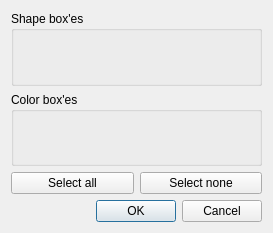
<?xml version="1.0" encoding="UTF-8"?>
<ui version="4.0">
 <class>Dialog</class>
 <widget class="QDialog" name="Dialog">
  <property name="geometry">
   <rect>
    <x>0</x>
    <y>0</y>
    <width>273</width>
    <height>233</height>
   </rect>
  </property>
  <property name="windowTitle">
   <string>Dialog</string>
  </property>
  <layout class="QVBoxLayout" name="verticalLayout_3">
   <item>
    <widget class="QGroupBox" name="groupBox">
     <property name="title">
      <string>Shape box'es</string>
     </property>
     <layout class="QGridLayout" name="gridLayout"/>
    </widget>
   </item>
   <item>
    <widget class="QGroupBox" name="groupBox_2">
     <property name="title">
      <string>Color box'es</string>
     </property>
     <layout class="QGridLayout" name="gridLayout_3"/>
    </widget>
   </item>
   <item>
    <layout class="QHBoxLayout" name="horizontalLayout_3">
     <item>
      <widget class="QPushButton" name="selectAllPushButton">
       <property name="styleSheet">
        <string notr="true"/>
       </property>
       <property name="text">
        <string>Select all</string>
       </property>
      </widget>
     </item>
     <item>
      <widget class="QPushButton" name="selectNonePushButton">
       <property name="text">
        <string>Select none</string>
       </property>
      </widget>
     </item>
    </layout>
   </item>
   <item>
    <widget class="QDialogButtonBox" name="buttonBox">
     <property name="orientation">
      <enum>Qt::Horizontal</enum>
     </property>
     <property name="standardButtons">
      <set>QDialogButtonBox::Cancel|QDialogButtonBox::Ok</set>
     </property>
    </widget>
   </item>
  </layout>
 </widget>
 <resources/>
 <connections>
  <connection>
   <sender>buttonBox</sender>
   <signal>accepted()</signal>
   <receiver>Dialog</receiver>
   <slot>accept()</slot>
   <hints>
    <hint type="sourcelabel">
     <x>248</x>
     <y>254</y>
    </hint>
    <hint type="destinationlabel">
     <x>157</x>
     <y>274</y>
    </hint>
   </hints>
  </connection>
  <connection>
   <sender>buttonBox</sender>
   <signal>rejected()</signal>
   <receiver>Dialog</receiver>
   <slot>reject()</slot>
   <hints>
    <hint type="sourcelabel">
     <x>316</x>
     <y>260</y>
    </hint>
    <hint type="destinationlabel">
     <x>286</x>
     <y>274</y>
    </hint>
   </hints>
  </connection>
 </connections>
</ui>
